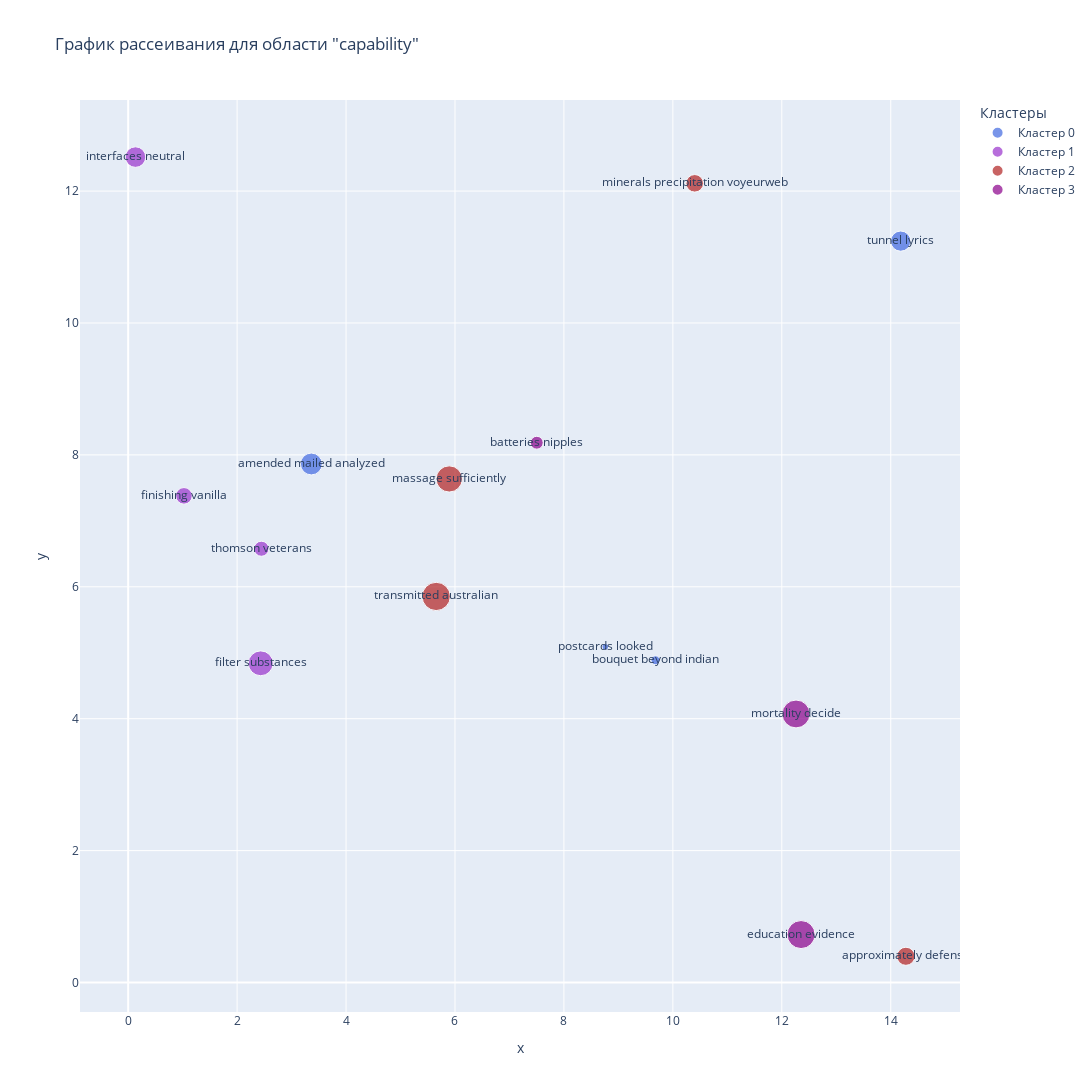

Source (notebook cell):
### Code cell
fig_capability = px.scatter(data_frame=data[data['area'] == 'capability'], 
                             x='x', 
                             y='y', 
                             title='График рассеивания для области "capability"',
                             color='cluster_name',
                             color_discrete_sequence=colors_hex[4:9],
                             size='count',
                             width=1500,
                             height=1500,
                             text='keyword',
                             labels={'cluster_name':'Кластеры'}
                             )
fig_capability.show()
fig_capability.write_html("fig_capability.html", full_html=False)

### Figure 1 — Plotly figure (JSON) as saved in the notebook; plotly's stock layout.template omitted (floating-point values rounded to 4 significant figures)
{"data": [{"hovertemplate": "Кластеры=Кластер 0<br>x=%{x}<br>y=%{y}<br>count=%{marker.size}<br>keyword=%{text}<extra></extra>", "legendgroup": "Кластер 0", "marker": {"color": "#4169E1", "size": [1013, 1184, 114, 203], "sizemode": "area", "sizeref": 4.965, "symbol": "circle"}, "mode": "markers+text", "name": "Кластер 0", "orientation": "v", "showlegend": true, "text": ["tunnel lyrics", "amended mailed analyzed", "postcards looked", "bouquet beyond indian"], "type": "scatter", "x": [14.18, 3.363, 8.76, 9.681], "xaxis": "x", "y": [11.24, 7.862, 5.091, 4.886], "yaxis": "y"}, {"hovertemplate": "Кластеры=Кластер 1<br>x=%{x}<br>y=%{y}<br>count=%{marker.size}<br>keyword=%{text}<extra></extra>", "legendgroup": "Кластер 1", "marker": {"color": "#9932CC", "size": [1047, 683, 563, 1532], "sizemode": "area", "sizeref": 4.965, "symbol": "circle"}, "mode": "markers+text", "name": "Кластер 1", "orientation": "v", "showlegend": true, "text": ["interfaces neutral", "finishing vanilla", "thomson veterans", "filter substances"], "type": "scatter", "x": [0.1341, 1.024, 2.446, 2.433], "xaxis": "x", "y": [12.52, 7.379, 6.577, 4.84], "yaxis": "y"}, {"hovertemplate": "Кластеры=Кластер 2<br>x=%{x}<br>y=%{y}<br>count=%{marker.size}<br>keyword=%{text}<extra></extra>", "legendgroup": "Кластер 2", "marker": {"color": "#B22222", "size": [813, 1703, 1986, 763], "sizemode": "area", "sizeref": 4.965, "symbol": "circle"}, "mode": "markers+text", "name": "Кластер 2", "orientation": "v", "showlegend": true, "text": ["approximately defense", "massage sufficiently", "transmitted australian", "minerals precipitation voyeurweb"], "type": "scatter", "x": [14.28, 5.894, 5.655, 10.4], "xaxis": "x", "y": [0.3976, 7.635, 5.854, 12.12], "yaxis": "y"}, {"hovertemplate": "Кластеры=Кластер 3<br>x=%{x}<br>y=%{y}<br>count=%{marker.size}<br>keyword=%{text}<extra></extra>", "legendgroup": "Кластер 3", "marker": {"color": "#8B008B", "size": [1928, 1949, 411], "sizemode": "area", "sizeref": 4.965, "symbol": "circle"}, "mode": "markers+text", "name": "Кластер 3", "orientation": "v", "showlegend": true, "text": ["mortality decide", "education evidence", "batteries nipples"], "type": "scatter", "x": [12.26, 12.35, 7.502], "xaxis": "x", "y": [4.072, 0.727, 8.185], "yaxis": "y"}], "layout": {"height": 1500, "legend": {"itemsizing": "constant", "title": {"text": "Кластеры"}, "tracegroupgap": 0}, "title": {"text": "График рассеивания для области \"capability\""}, "width": 1500, "xaxis": {"anchor": "y", "domain": [0, 1], "title": {"text": "x"}}, "yaxis": {"anchor": "x", "domain": [0, 1], "title": {"text": "y"}}}}
